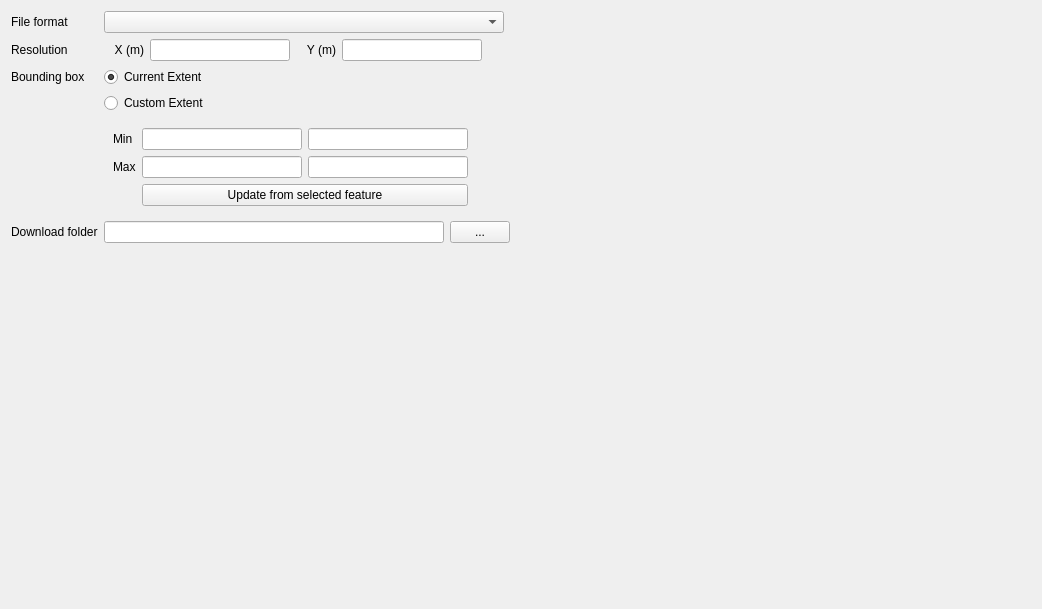
            <widget class="QWidget" name="scrollAreaWidgetContents_4">
             <property name="geometry">
              <rect>
               <x>0</x>
               <y>0</y>
               <width>1042</width>
               <height>609</height>
              </rect>
             </property>
             <layout class="QGridLayout" name="gridLayout_6">
              <item row="7" column="1">
               <spacer name="verticalSpacer_2">
                <property name="orientation">
                 <enum>Qt::Vertical</enum>
                </property>
                <property name="sizeHint" stdset="0">
                 <size>
                  <width>20</width>
                  <height>40</height>
                 </size>
                </property>
               </spacer>
              </item>
              <item row="2" column="1">
               <widget class="QRadioButton" name="radioCurrentExtent">
                <property name="text">
                 <string>Current Extent</string>
                </property>
                <property name="checked">
                 <bool>true</bool>
                </property>
               </widget>
              </item>
              <item row="2" column="0">
               <widget class="QLabel" name="label_13">
                <property name="text">
                 <string>Bounding box</string>
                </property>
               </widget>
              </item>
              <item row="1" column="0">
               <widget class="QLabel" name="label_7">
                <property name="text">
                 <string>Resolution</string>
                </property>
               </widget>
              </item>
              <item row="0" column="1">
               <widget class="QComboBox" name="format">
                <property name="minimumSize">
                 <size>
                  <width>400</width>
                  <height>0</height>
                 </size>
                </property>
                <property name="maximumSize">
                 <size>
                  <width>400</width>
                  <height>800</height>
                 </size>
                </property>
               </widget>
              </item>
              <item row="3" column="1">
               <widget class="QRadioButton" name="radioCustomExtent">
                <property name="text">
                 <string>Custom Extent</string>
                </property>
               </widget>
              </item>
              <item row="0" column="0">
               <widget class="QLabel" name="label_4">
                <property name="text">
                 <string>File format</string>
                </property>
               </widget>
              </item>
              <item row="1" column="1">
               <layout class="QHBoxLayout" name="horizontalLayout_8">
                <item>
                 <widget class="QLabel" name="label_12">
                  <property name="minimumSize">
                   <size>
                    <width>40</width>
                    <height>0</height>
                   </size>
                  </property>
                  <property name="maximumSize">
                   <size>
                    <width>40</width>
                    <height>16777215</height>
                   </size>
                  </property>
                  <property name="text">
                   <string>X (m)</string>
                  </property>
                  <property name="alignment">
                   <set>Qt::AlignRight|Qt::AlignTrailing|Qt::AlignVCenter</set>
                  </property>
                 </widget>
                </item>
                <item>
                 <widget class="QLineEdit" name="inputResX">
                  <property name="minimumSize">
                   <size>
                    <width>140</width>
                    <height>0</height>
                   </size>
                  </property>
                  <property name="maximumSize">
                   <size>
                    <width>140</width>
                    <height>16777215</height>
                   </size>
                  </property>
                 </widget>
                </item>
                <item>
                 <widget class="QLabel" name="label_11">
                  <property name="minimumSize">
                   <size>
                    <width>40</width>
                    <height>0</height>
                   </size>
                  </property>
                  <property name="maximumSize">
                   <size>
                    <width>160</width>
                    <height>16777215</height>
                   </size>
                  </property>
                  <property name="text">
                   <string>Y (m)</string>
                  </property>
                  <property name="alignment">
                   <set>Qt::AlignRight|Qt::AlignTrailing|Qt::AlignVCenter</set>
                  </property>
                 </widget>
                </item>
                <item>
                 <widget class="QLineEdit" name="inputResY">
                  <property name="minimumSize">
                   <size>
                    <width>140</width>
                    <height>0</height>
                   </size>
                  </property>
                  <property name="maximumSize">
                   <size>
                    <width>140</width>
                    <height>16777215</height>
                   </size>
                  </property>
                 </widget>
                </item>
                <item>
                 <spacer name="horizontalSpacer_5">
                  <property name="orientation">
                   <enum>Qt::Horizontal</enum>
                  </property>
                  <property name="sizeHint" stdset="0">
                   <size>
                    <width>40</width>
                    <height>20</height>
                   </size>
                  </property>
                 </spacer>
                </item>
               </layout>
              </item>
              <item row="4" column="1">
               <widget class="QWidget" name="widgetCustomExtent" native="true">
                <property name="minimumSize">
                 <size>
                  <width>400</width>
                  <height>0</height>
                 </size>
                </property>
                <property name="maximumSize">
                 <size>
                  <width>400</width>
                  <height>16777215</height>
                 </size>
                </property>
                <layout class="QGridLayout" name="gridLayout_9">
                 <item row="0" column="0">
                  <widget class="QLabel" name="label_14">
                   <property name="text">
                    <string>Min</string>
                   </property>
                  </widget>
                 </item>
                 <item row="1" column="0">
                  <widget class="QLabel" name="label_15">
                   <property name="text">
                    <string>Max</string>
                   </property>
                  </widget>
                 </item>
                 <item row="1" column="1">
                  <widget class="QLineEdit" name="xMax">
                   <property name="minimumSize">
                    <size>
                     <width>160</width>
                     <height>0</height>
                    </size>
                   </property>
                   <property name="maximumSize">
                    <size>
                     <width>160</width>
                     <height>16777215</height>
                    </size>
                   </property>
                   <property name="readOnly">
                    <bool>true</bool>
                   </property>
                  </widget>
                 </item>
                 <item row="0" column="2">
                  <widget class="QLineEdit" name="yMin">
                   <property name="minimumSize">
                    <size>
                     <width>160</width>
                     <height>0</height>
                    </size>
                   </property>
                   <property name="maximumSize">
                    <size>
                     <width>160</width>
                     <height>16777215</height>
                    </size>
                   </property>
                   <property name="readOnly">
                    <bool>true</bool>
                   </property>
                  </widget>
                 </item>
                 <item row="1" column="2">
                  <widget class="QLineEdit" name="yMax">
                   <property name="minimumSize">
                    <size>
                     <width>160</width>
                     <height>0</height>
                    </size>
                   </property>
                   <property name="maximumSize">
                    <size>
                     <width>160</width>
                     <height>16777215</height>
                    </size>
                   </property>
                   <property name="readOnly">
                    <bool>true</bool>
                   </property>
                  </widget>
                 </item>
                 <item row="0" column="1">
                  <widget class="QLineEdit" name="xMin">
                   <property name="minimumSize">
                    <size>
                     <width>160</width>
                     <height>0</height>
                    </size>
                   </property>
                   <property name="maximumSize">
                    <size>
                     <width>160</width>
                     <height>16777215</height>
                    </size>
                   </property>
                   <property name="readOnly">
                    <bool>true</bool>
                   </property>
                  </widget>
                 </item>
                 <item row="1" column="3">
                  <spacer name="horizontalSpacer_8">
                   <property name="orientation">
                    <enum>Qt::Horizontal</enum>
                   </property>
                   <property name="sizeHint" stdset="0">
                    <size>
                     <width>40</width>
                     <height>20</height>
                    </size>
                   </property>
                  </spacer>
                 </item>
                 <item row="2" column="1" colspan="2">
                  <widget class="QPushButton" name="refreshExtent">
                   <property name="minimumSize">
                    <size>
                     <width>100</width>
                     <height>0</height>
                    </size>
                   </property>
                   <property name="maximumSize">
                    <size>
                     <width>400</width>
                     <height>16777215</height>
                    </size>
                   </property>
                   <property name="text">
                    <string>Update from selected feature</string>
                   </property>
                  </widget>
                 </item>
                </layout>
                <zorder>label_14</zorder>
                <zorder>xMin</zorder>
                <zorder>yMin</zorder>
                <zorder>label_15</zorder>
                <zorder>xMax</zorder>
                <zorder>yMax</zorder>
                <zorder>horizontalSpacer_8</zorder>
                <zorder>refreshExtent</zorder>
               </widget>
              </item>
              <item row="6" column="0">
               <widget class="QLabel" name="label_5">
                <property name="text">
                 <string>Download folder</string>
                </property>
               </widget>
              </item>
              <item row="6" column="1">
               <layout class="QHBoxLayout" name="horizontalLayout_2">
                <item>
                 <widget class="QLineEdit" name="destination">
                  <property name="minimumSize">
                   <size>
                    <width>340</width>
                    <height>0</height>
                   </size>
                  </property>
                  <property name="maximumSize">
                   <size>
                    <width>340</width>
                    <height>16777215</height>
                   </size>
                  </property>
                 </widget>
                </item>
                <item>
                 <widget class="QPushButton" name="selectDestination">
                  <property name="minimumSize">
                   <size>
                    <width>60</width>
                    <height>0</height>
                   </size>
                  </property>
                  <property name="maximumSize">
                   <size>
                    <width>60</width>
                    <height>16777215</height>
                   </size>
                  </property>
                  <property name="text">
                   <string>...</string>
                  </property>
                 </widget>
                </item>
                <item>
                 <spacer name="horizontalSpacer_7">
                  <property name="orientation">
                   <enum>Qt::Horizontal</enum>
                  </property>
                  <property name="sizeHint" stdset="0">
                   <size>
                    <width>40</width>
                    <height>20</height>
                   </size>
                  </property>
                 </spacer>
                </item>
               </layout>
              </item>
             </layout>
            </widget>
